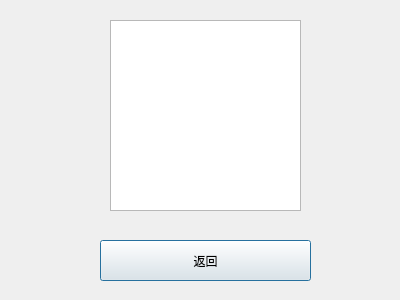
<?xml version="1.0" encoding="UTF-8"?>
<ui version="4.0">
 <class>DisplayDialog</class>
 <widget class="QDialog" name="DisplayDialog">
  <property name="geometry">
   <rect>
    <x>0</x>
    <y>0</y>
    <width>400</width>
    <height>300</height>
   </rect>
  </property>
  <property name="contextMenuPolicy">
   <enum>Qt::CustomContextMenu</enum>
  </property>
  <property name="windowTitle">
   <string>Dialog</string>
  </property>
  <widget class="QListWidget" name="listWidget">
   <property name="geometry">
    <rect>
     <x>110</x>
     <y>20</y>
     <width>191</width>
     <height>191</height>
    </rect>
   </property>
   <property name="contextMenuPolicy">
    <enum>Qt::CustomContextMenu</enum>
   </property>
  </widget>
  <widget class="QPushButton" name="pushButton">
   <property name="geometry">
    <rect>
     <x>100</x>
     <y>240</y>
     <width>211</width>
     <height>41</height>
    </rect>
   </property>
   <property name="text">
    <string>返回</string>
   </property>
  </widget>
 </widget>
 <resources/>
 <connections>
  <connection>
   <sender>pushButton</sender>
   <signal>clicked()</signal>
   <receiver>DisplayDialog</receiver>
   <slot>close()</slot>
   <hints>
    <hint type="sourcelabel">
     <x>205</x>
     <y>260</y>
    </hint>
    <hint type="destinationlabel">
     <x>199</x>
     <y>149</y>
    </hint>
   </hints>
  </connection>
 </connections>
</ui>
